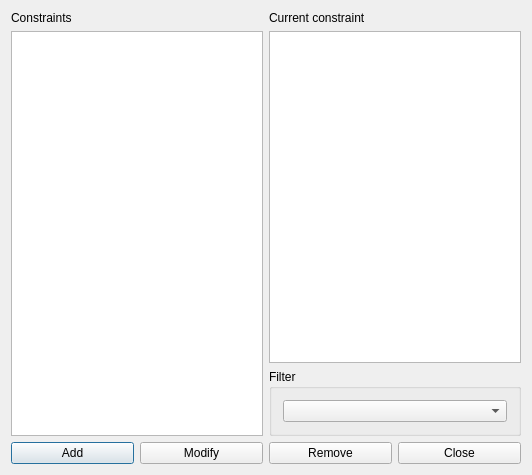
<?xml version="1.0" encoding="UTF-8"?>
<ui version="4.0">
 <class>ConstraintTeacherMinDaysPerWeekForm_template</class>
 <widget class="QDialog" name="ConstraintTeacherMinDaysPerWeekForm_template">
  <property name="geometry">
   <rect>
    <x>0</x>
    <y>0</y>
    <width>532</width>
    <height>475</height>
   </rect>
  </property>
  <property name="windowTitle">
   <string extracomment="This is the title of the dialog in which you see the list of all constraints of this type">Constraints teacher min days per week</string>
  </property>
  <layout class="QGridLayout" name="gridLayout_2">
   <item row="0" column="0" rowspan="2">
    <layout class="QVBoxLayout" name="verticalLayout">
     <item>
      <widget class="QLabel" name="constraintsTextLabel">
       <property name="frameShape">
        <enum>QFrame::NoFrame</enum>
       </property>
       <property name="frameShadow">
        <enum>QFrame::Plain</enum>
       </property>
       <property name="text">
        <string>Constraints</string>
       </property>
       <property name="wordWrap">
        <bool>false</bool>
       </property>
      </widget>
     </item>
     <item>
      <widget class="QListWidget" name="constraintsListWidget"/>
     </item>
    </layout>
   </item>
   <item row="0" column="1">
    <layout class="QVBoxLayout" name="verticalLayout_2">
     <item>
      <widget class="QLabel" name="currentConstraintTextLabel">
       <property name="text">
        <string>Current constraint</string>
       </property>
       <property name="wordWrap">
        <bool>false</bool>
       </property>
      </widget>
     </item>
     <item>
      <widget class="QPlainTextEdit" name="currentConstraintTextEdit"/>
     </item>
    </layout>
   </item>
   <item row="1" column="1">
    <widget class="QGroupBox" name="filterGroupBox">
     <property name="title">
      <string>Filter</string>
     </property>
     <layout class="QGridLayout" name="gridLayout">
      <item row="0" column="0">
       <widget class="QComboBox" name="teachersComboBox"/>
      </item>
     </layout>
    </widget>
   </item>
   <item row="2" column="0" colspan="2">
    <layout class="QHBoxLayout" name="horizontalLayout">
     <item>
      <widget class="QPushButton" name="addConstraintPushButton">
       <property name="text">
        <string>Add</string>
       </property>
      </widget>
     </item>
     <item>
      <widget class="QPushButton" name="modifyConstraintPushButton">
       <property name="text">
        <string>Modify</string>
       </property>
      </widget>
     </item>
     <item>
      <widget class="QPushButton" name="removeConstraintPushButton">
       <property name="text">
        <string>Remove</string>
       </property>
      </widget>
     </item>
     <item>
      <widget class="QPushButton" name="closePushButton">
       <property name="text">
        <string>Close</string>
       </property>
      </widget>
     </item>
    </layout>
   </item>
  </layout>
 </widget>
 <layoutdefault spacing="6" margin="11"/>
 <resources/>
 <connections/>
</ui>
